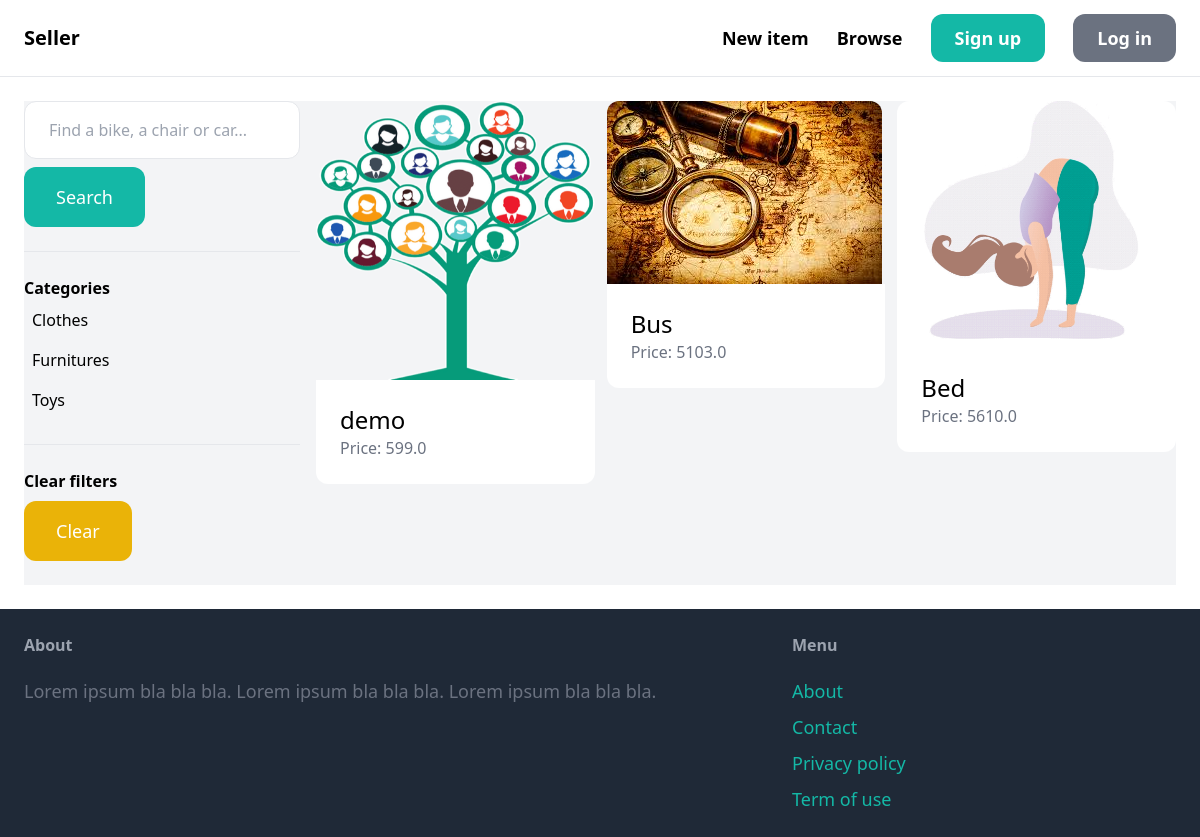
The app's page /items/ with its own data.
### item/models.py (models this page shows, shortened)
class Category(models.Model):
    name = models.CharField(max_length=255)
    class Meta:
        ordering = ('name',)
        verbose_name_plural = 'Categories'

class Item(models.Model):
    category = models.ForeignKey(Category, related_name='items', on_delete=models.CASCADE)
    name = models.CharField(max_length=255)
    description = models.TextField(blank=True, null=True)
    price = models.FloatField()
    image = models.ImageField(upload_to='item_images', blank=True, null=True)
    is_sold = models.BooleanField(default=False)
    created_by = models.ForeignKey(User, related_name='items', on_delete=models.CASCADE)
    created_at = models.DateTimeField(auto_now_add=True)

### item/views.py (the view)
# urls.py: path('', views.items, name='items'),
def items(request):
    query = request.GET.get('query', '')
    category_id = request.GET.get('category', 0)
    categories = Category.objects.all()
    items = Item.objects.filter(is_sold=False)
    if category_id:
        items = items.filter(category_id=category_id)
    if query:
        items = items.filter(Q(name__icontains=query) | Q(description__icontains=query))
    return render(request, 'item/items.html', {
        'items': items,
        'query': query,
        'categories': categories,
        'category_id': int(category_id)
    })

### item/templates/item/items.html (shortened to what this page needs)
{% extends 'core/base.html' %}
{% block content %}
    <div class="pb-6 grid grid-cols-4 gap-4 bg-gray-100">
        <div class="col-span-1">
            <form method="get" action="{% url 'item:items' %}">
                <input name="query" class="w-full py-4 px-6 border rounded-xl" type="text" value="{{ query }}" placeholder="Find a bike, a chair or car...">
                <button class="mt-2 py-4 px-8 text-lg bg-teal-500 text-white rounded-xl">Search</button>
            </form>
            <hr class="my-6">
            <p class="font-semibold">Categories</p>
            <ul>
                {% for category in categories %}
                    <li class="py-2 px-2 rounded-xl{% if category.id == category_id %} bg-gray-200{% endif %}">
                        <a href="{% url 'item:items' %}?query={{ query }}&category={{ category.id }}">{{ category.name }}</a>
                    </li>
                {% endfor %}
            </ul>
            <hr class="my-6">
            <p class="font-semibold">Clear filters</p>
            <ul>
                <li><a href="{% url 'item:items' %}" class="mt-2 py-4 px-8 inline-block bg-yellow-500 text-lg rounded-xl text-white">Clear</a>
        </div>
        <div class="col-span-3">
            <div class="grid grid-cols-3 gap-3">
                {% for item in items %}
                    <div>
                        <a href="{% url 'item:detail' item.id %}">
                            <div>
                                <img src="{{ item.image.url }}" class="rounded-t-xl">
                            </div>
                            <div class="p-6 bg-white rounded-b-xl">
                                <h2 class="text-2xl">{{ item.name }}</h2>
                                <p class="text-gray-500">Price: {{ item.price }}</p>
                            </div>
                        </a>
                    </div>
                {% endfor %}
            </div>
        </div>
    </div>
{% endblock %}

### records on screen
Category: name "Clothes"
Category: name "Furnitures"
Category: name "Toys"
Item: image (picture), name "demo", price "599.0"
Item: image (picture), name "Bus", price "5103.0"
Item: image (picture), name "Bed", price "5610.0"
